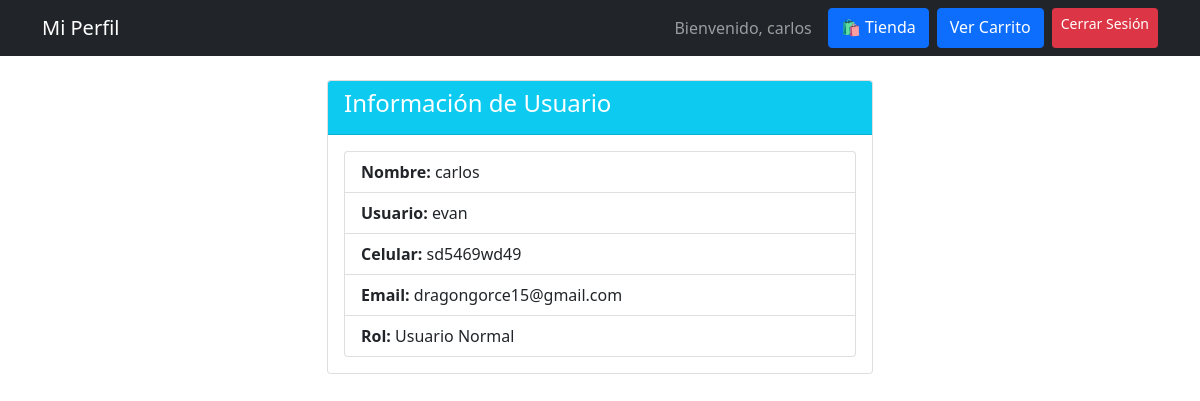
Before: /perfil (signed in) with the older database file.
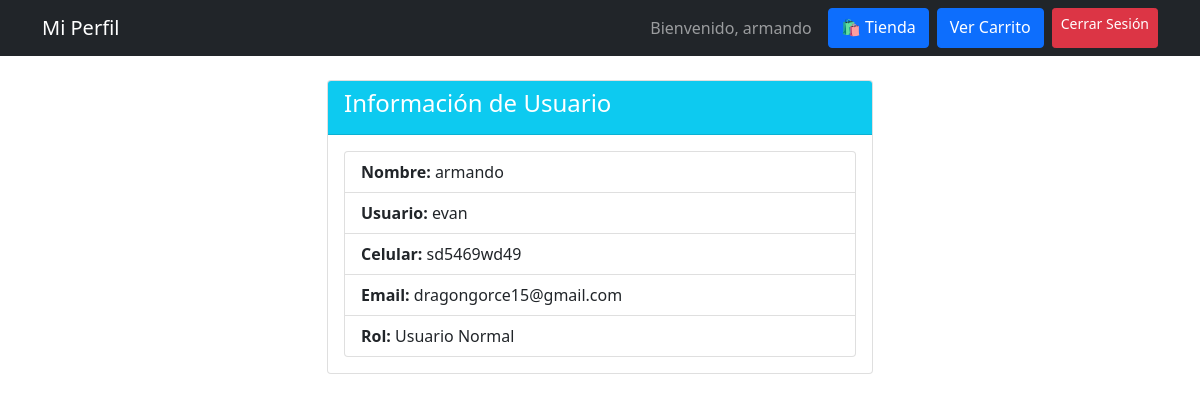
After: the same page with the newer database file.
### models.py (models this page shows, shortened)
class Usuario(UserMixin, db.Model):
    id = db.Column(db.Integer, primary_key=True)
    nombre = db.Column(db.String(100), nullable=False)
    usuario = db.Column(db.String(80), unique=True, nullable=False)
    celular = db.Column(db.String(20), nullable=False)
    email = db.Column(db.String(120), unique=True, nullable=False)
    password_hash = db.Column(db.String(255), nullable=False)
    es_admin = db.Column(db.Boolean, default=False)
    fecha_registro = db.Column(db.DateTime, default=datetime.utcnow)

### app.py (the view)
@app.route('/perfil')
@login_required
def perfil():
    return render_template('perfil.html', usuario=current_user)

### app.py (called while the page is built)
@login_manager.user_loader
def load_user(user_id):
    return Usuario.query.get(int(user_id))

### templates/perfil.html (shortened to what this page needs)
<!DOCTYPE html>
<html lang="es">
<head>
    <link href="https://cdn.jsdelivr.net/npm/bootstrap@5.1.3/dist/css/bootstrap.min.css" rel="stylesheet">
</head>
<body>
    <nav class="navbar navbar-dark bg-dark">
        <div class="container">
            <span class="navbar-brand">Mi Perfil</span>
            <div class="d-flex">
                <span class="navbar-text me-3">Bienvenido, {{ usuario.nombre }}</span>
                <a href="{{ url_for('tienda') }}" class="btn btn-primary me-2">🛍️ Tienda</a>
                <a href="{{ url_for('ver_carrito') }}" class="btn btn-primary me-2"> Ver Carrito</a>
                <a href="{{ url_for('logout') }}" class="btn btn-danger btn-sm">Cerrar Sesión</a>
            </div>
        </div>
    </nav>
    <div class="container mt-4">
        <div class="row justify-content-center">
            <div class="col-md-6">
                <div class="card">
                    <div class="card-header bg-info text-white">
                        <h4>Información de Usuario</h4>
                    </div>
                    <div class="card-body">
                        <ul class="list-group">
                            <li class="list-group-item"><strong>Nombre:</strong> {{ usuario.nombre }}</li>
                            <li class="list-group-item"><strong>Usuario:</strong> {{ usuario.usuario }}</li>
                            <li class="list-group-item"><strong>Celular:</strong> {{ usuario.celular }}</li>
                            <li class="list-group-item"><strong>Email:</strong> {{ usuario.email }}</li>
                            <li class="list-group-item"><strong>Rol:</strong>
                                {% if usuario.es_admin %}
                                    Administrador
                                {% else %}
                                    Usuario Normal
                                {% endif %}
                            </li>
                        </ul>
                    </div>
                </div>
            </div>
        </div>
    </div>
</body>
</html>

Changed rows visible on the page:
changed Usuario "evan": nombre "carlos" → "armando"
